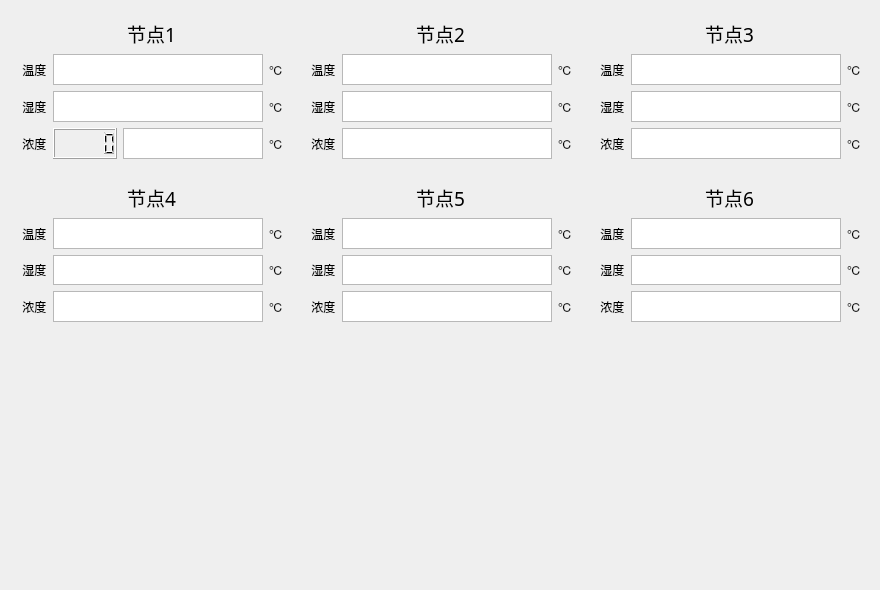
      <widget class="QWidget" name="Main_tab_2">
       <attribute name="title">
        <string>定点实时浓度</string>
       </attribute>
       <widget class="QWidget" name="widget_5" native="true">
        <property name="geometry">
         <rect>
          <x>10</x>
          <y>10</y>
          <width>861</width>
          <height>321</height>
         </rect>
        </property>
        <layout class="QGridLayout" name="gridLayout_12">
         <item row="0" column="0">
          <widget class="QWidget" name="widget_7" native="true">
           <layout class="QGridLayout" name="gridLayout_6">
            <item row="0" column="0">
             <layout class="QVBoxLayout" name="verticalLayout_13">
              <item>
               <widget class="QLabel" name="label">
                <property name="font">
                 <font>
                  <family>黑体</family>
                  <pointsize>14</pointsize>
                 </font>
                </property>
                <property name="text">
                 <string>节点1</string>
                </property>
                <property name="alignment">
                 <set>Qt::AlignCenter</set>
                </property>
               </widget>
              </item>
              <item>
               <layout class="QHBoxLayout" name="horizontalLayout_12">
                <item>
                 <widget class="QLabel" name="label_27">
                  <property name="text">
                   <string> 温度</string>
                  </property>
                 </widget>
                </item>
                <item>
                 <widget class="QTextBrowser" name="textBrowser_3">
                  <property name="sizePolicy">
                   <sizepolicy hsizetype="Minimum" vsizetype="Minimum">
                    <horstretch>0</horstretch>
                    <verstretch>0</verstretch>
                   </sizepolicy>
                  </property>
                 </widget>
                </item>
                <item>
                 <widget class="QLabel" name="label_28">
                  <property name="text">
                   <string>℃</string>
                  </property>
                 </widget>
                </item>
               </layout>
              </item>
              <item>
               <layout class="QHBoxLayout" name="horizontalLayout_11">
                <item>
                 <widget class="QLabel" name="label_25">
                  <property name="text">
                   <string> 湿度</string>
                  </property>
                 </widget>
                </item>
                <item>
                 <widget class="QTextBrowser" name="textBrowser_2">
                  <property name="sizePolicy">
                   <sizepolicy hsizetype="Minimum" vsizetype="Minimum">
                    <horstretch>0</horstretch>
                    <verstretch>0</verstretch>
                   </sizepolicy>
                  </property>
                 </widget>
                </item>
                <item>
                 <widget class="QLabel" name="label_26">
                  <property name="text">
                   <string>℃</string>
                  </property>
                 </widget>
                </item>
               </layout>
              </item>
              <item>
               <layout class="QHBoxLayout" name="horizontalLayout_10">
                <item>
                 <widget class="QLabel" name="label_23">
                  <property name="text">
                   <string> 浓度</string>
                  </property>
                 </widget>
                </item>
                <item>
                 <widget class="QLCDNumber" name="lcdNumber"/>
                </item>
                <item>
                 <widget class="QTextBrowser" name="textBrowser">
                  <property name="sizePolicy">
                   <sizepolicy hsizetype="Minimum" vsizetype="Minimum">
                    <horstretch>0</horstretch>
                    <verstretch>0</verstretch>
                   </sizepolicy>
                  </property>
                 </widget>
                </item>
                <item>
                 <widget class="QLabel" name="label_24">
                  <property name="text">
                   <string>℃</string>
                  </property>
                 </widget>
                </item>
               </layout>
              </item>
             </layout>
            </item>
           </layout>
          </widget>
         </item>
         <item row="0" column="1">
          <widget class="QWidget" name="widget_8" native="true">
           <layout class="QGridLayout" name="gridLayout_7">
            <item row="0" column="0">
             <layout class="QVBoxLayout" name="verticalLayout_14">
              <item>
               <widget class="QLabel" name="label_2">
                <property name="font">
                 <font>
                  <family>黑体</family>
                  <pointsize>14</pointsize>
                 </font>
                </property>
                <property name="text">
                 <string>节点2</string>
                </property>
                <property name="alignment">
                 <set>Qt::AlignCenter</set>
                </property>
               </widget>
              </item>
              <item>
               <layout class="QHBoxLayout" name="horizontalLayout_14">
                <item>
                 <widget class="QLabel" name="label_29">
                  <property name="text">
                   <string> 温度</string>
                  </property>
                 </widget>
                </item>
                <item>
                 <widget class="QTextBrowser" name="textBrowser_4">
                  <property name="sizePolicy">
                   <sizepolicy hsizetype="Minimum" vsizetype="Minimum">
                    <horstretch>0</horstretch>
                    <verstretch>0</verstretch>
                   </sizepolicy>
                  </property>
                 </widget>
                </item>
                <item>
                 <widget class="QLabel" name="label_30">
                  <property name="text">
                   <string>℃</string>
                  </property>
                 </widget>
                </item>
               </layout>
              </item>
              <item>
               <layout class="QHBoxLayout" name="horizontalLayout_15">
                <item>
                 <widget class="QLabel" name="label_31">
                  <property name="text">
                   <string> 湿度</string>
                  </property>
                 </widget>
                </item>
                <item>
                 <widget class="QTextBrowser" name="textBrowser_5">
                  <property name="sizePolicy">
                   <sizepolicy hsizetype="Minimum" vsizetype="Minimum">
                    <horstretch>0</horstretch>
                    <verstretch>0</verstretch>
                   </sizepolicy>
                  </property>
                 </widget>
                </item>
                <item>
                 <widget class="QLabel" name="label_32">
                  <property name="text">
                   <string>℃</string>
                  </property>
                 </widget>
                </item>
               </layout>
              </item>
              <item>
               <layout class="QHBoxLayout" name="horizontalLayout_16">
                <item>
                 <widget class="QLabel" name="label_33">
                  <property name="text">
                   <string> 浓度</string>
                  </property>
                 </widget>
                </item>
                <item>
                 <widget class="QTextBrowser" name="textBrowser_6">
                  <property name="sizePolicy">
                   <sizepolicy hsizetype="Minimum" vsizetype="Minimum">
                    <horstretch>0</horstretch>
                    <verstretch>0</verstretch>
                   </sizepolicy>
                  </property>
                 </widget>
                </item>
                <item>
                 <widget class="QLabel" name="label_34">
                  <property name="text">
                   <string>℃</string>
                  </property>
                 </widget>
                </item>
               </layout>
              </item>
             </layout>
            </item>
           </layout>
          </widget>
         </item>
         <item row="0" column="2">
          <widget class="QWidget" name="widget_9" native="true">
           <layout class="QGridLayout" name="gridLayout_8">
            <item row="0" column="0">
             <layout class="QVBoxLayout" name="verticalLayout_15">
              <item>
               <widget class="QLabel" name="label_35">
                <property name="font">
                 <font>
                  <family>黑体</family>
                  <pointsize>14</pointsize>
                 </font>
                </property>
                <property name="text">
                 <string>节点3</string>
                </property>
                <property name="alignment">
                 <set>Qt::AlignCenter</set>
                </property>
               </widget>
              </item>
              <item>
               <layout class="QHBoxLayout" name="horizontalLayout_17">
                <item>
                 <widget class="QLabel" name="label_36">
                  <property name="text">
                   <string> 温度</string>
                  </property>
                 </widget>
                </item>
                <item>
                 <widget class="QTextBrowser" name="textBrowser_7">
                  <property name="sizePolicy">
                   <sizepolicy hsizetype="Minimum" vsizetype="Minimum">
                    <horstretch>0</horstretch>
                    <verstretch>0</verstretch>
                   </sizepolicy>
                  </property>
                 </widget>
                </item>
                <item>
                 <widget class="QLabel" name="label_37">
                  <property name="text">
                   <string>℃</string>
                  </property>
                 </widget>
                </item>
               </layout>
              </item>
              <item>
               <layout class="QHBoxLayout" name="horizontalLayout_18">
                <item>
                 <widget class="QLabel" name="label_38">
                  <property name="text">
                   <string> 湿度</string>
                  </property>
                 </widget>
                </item>
                <item>
                 <widget class="QTextBrowser" name="textBrowser_8">
                  <property name="sizePolicy">
                   <sizepolicy hsizetype="Minimum" vsizetype="Minimum">
                    <horstretch>0</horstretch>
                    <verstretch>0</verstretch>
                   </sizepolicy>
                  </property>
                 </widget>
                </item>
                <item>
                 <widget class="QLabel" name="label_39">
                  <property name="text">
                   <string>℃</string>
                  </property>
                 </widget>
                </item>
               </layout>
              </item>
              <item>
               <layout class="QHBoxLayout" name="horizontalLayout_19">
                <item>
                 <widget class="QLabel" name="label_40">
                  <property name="text">
                   <string> 浓度</string>
                  </property>
                 </widget>
                </item>
                <item>
                 <widget class="QTextBrowser" name="textBrowser_9">
                  <property name="sizePolicy">
                   <sizepolicy hsizetype="Minimum" vsizetype="Minimum">
                    <horstretch>0</horstretch>
                    <verstretch>0</verstretch>
                   </sizepolicy>
                  </property>
                 </widget>
                </item>
                <item>
                 <widget class="QLabel" name="label_41">
                  <property name="text">
                   <string>℃</string>
                  </property>
                 </widget>
                </item>
               </layout>
              </item>
             </layout>
            </item>
           </layout>
          </widget>
         </item>
         <item row="1" column="0">
          <widget class="QWidget" name="widget_10" native="true">
           <layout class="QGridLayout" name="gridLayout_9">
            <item row="0" column="0">
             <layout class="QVBoxLayout" name="verticalLayout_16">
              <item>
               <widget class="QLabel" name="label_42">
                <property name="font">
                 <font>
                  <family>黑体</family>
                  <pointsize>14</pointsize>
                 </font>
                </property>
                <property name="text">
                 <string>节点4</string>
                </property>
                <property name="alignment">
                 <set>Qt::AlignCenter</set>
                </property>
               </widget>
              </item>
              <item>
               <layout class="QHBoxLayout" name="horizontalLayout_20">
                <item>
                 <widget class="QLabel" name="label_43">
                  <property name="text">
                   <string> 温度</string>
                  </property>
                 </widget>
                </item>
                <item>
                 <widget class="QTextBrowser" name="textBrowser_10">
                  <property name="sizePolicy">
                   <sizepolicy hsizetype="Minimum" vsizetype="Minimum">
                    <horstretch>0</horstretch>
                    <verstretch>0</verstretch>
                   </sizepolicy>
                  </property>
                 </widget>
                </item>
                <item>
                 <widget class="QLabel" name="label_44">
                  <property name="text">
                   <string>℃</string>
                  </property>
                 </widget>
                </item>
               </layout>
              </item>
              <item>
               <layout class="QHBoxLayout" name="horizontalLayout_21">
                <item>
                 <widget class="QLabel" name="label_45">
                  <property name="text">
                   <string> 湿度</string>
                  </property>
                 </widget>
                </item>
                <item>
                 <widget class="QTextBrowser" name="textBrowser_11">
                  <property name="sizePolicy">
                   <sizepolicy hsizetype="Minimum" vsizetype="Minimum">
                    <horstretch>0</horstretch>
                    <verstretch>0</verstretch>
                   </sizepolicy>
                  </property>
                 </widget>
                </item>
                <item>
                 <widget class="QLabel" name="label_46">
                  <property name="text">
                   <string>℃</string>
                  </property>
                 </widget>
                </item>
               </layout>
              </item>
              <item>
               <layout class="QHBoxLayout" name="horizontalLayout_22">
                <item>
                 <widget class="QLabel" name="label_47">
                  <property name="text">
                   <string> 浓度</string>
                  </property>
                 </widget>
                </item>
                <item>
                 <widget class="QTextBrowser" name="textBrowser_12">
                  <property name="sizePolicy">
                   <sizepolicy hsizetype="Minimum" vsizetype="Minimum">
                    <horstretch>0</horstretch>
                    <verstretch>0</verstretch>
                   </sizepolicy>
                  </property>
                 </widget>
                </item>
                <item>
                 <widget class="QLabel" name="label_48">
                  <property name="text">
                   <string>℃</string>
                  </property>
                 </widget>
                </item>
               </layout>
              </item>
             </layout>
            </item>
           </layout>
          </widget>
         </item>
         <item row="1" column="1">
          <widget class="QWidget" name="widget_11" native="true">
           <layout class="QGridLayout" name="gridLayout_10">
            <item row="0" column="0">
             <layout class="QVBoxLayout" name="verticalLayout_17">
              <item>
               <widget class="QLabel" name="label_49">
                <property name="font">
                 <font>
                  <family>黑体</family>
                  <pointsize>14</pointsize>
                 </font>
                </property>
                <property name="text">
                 <string>节点5</string>
                </property>
                <property name="alignment">
                 <set>Qt::AlignCenter</set>
                </property>
               </widget>
              </item>
              <item>
               <layout class="QHBoxLayout" name="horizontalLayout_23">
                <item>
                 <widget class="QLabel" name="label_50">
                  <property name="text">
                   <string> 温度</string>
                  </property>
                 </widget>
                </item>
                <item>
                 <widget class="QTextBrowser" name="textBrowser_13">
                  <property name="sizePolicy">
                   <sizepolicy hsizetype="Minimum" vsizetype="Minimum">
                    <horstretch>0</horstretch>
                    <verstretch>0</verstretch>
                   </sizepolicy>
                  </property>
                 </widget>
                </item>
                <item>
                 <widget class="QLabel" name="label_51">
                  <property name="text">
                   <string>℃</string>
                  </property>
                 </widget>
                </item>
               </layout>
              </item>
              <item>
               <layout class="QHBoxLayout" name="horizontalLayout_24">
                <item>
                 <widget class="QLabel" name="label_52">
                  <property name="text">
                   <string> 湿度</string>
                  </property>
                 </widget>
                </item>
                <item>
                 <widget class="QTextBrowser" name="textBrowser_14">
                  <property name="sizePolicy">
                   <sizepolicy hsizetype="Minimum" vsizetype="Minimum">
                    <horstretch>0</horstretch>
                    <verstretch>0</verstretch>
                   </sizepolicy>
                  </property>
                 </widget>
                </item>
                <item>
                 <widget class="QLabel" name="label_53">
                  <property name="text">
                   <string>℃</string>
                  </property>
                 </widget>
                </item>
               </layout>
              </item>
              <item>
               <layout class="QHBoxLayout" name="horizontalLayout_25">
                <item>
                 <widget class="QLabel" name="label_54">
                  <property name="text">
                   <string> 浓度</string>
                  </property>
                 </widget>
                </item>
                <item>
                 <widget class="QTextBrowser" name="textBrowser_15">
                  <property name="sizePolicy">
                   <sizepolicy hsizetype="Minimum" vsizetype="Minimum">
                    <horstretch>0</horstretch>
                    <verstretch>0</verstretch>
                   </sizepolicy>
                  </property>
                 </widget>
                </item>
                <item>
                 <widget class="QLabel" name="label_55">
                  <property name="text">
                   <string>℃</string>
                  </property>
                 </widget>
                </item>
               </layout>
              </item>
             </layout>
            </item>
           </layout>
          </widget>
         </item>
         <item row="1" column="2">
          <widget class="QWidget" name="widget_12" native="true">
           <layout class="QGridLayout" name="gridLayout_11">
            <item row="0" column="0">
             <layout class="QVBoxLayout" name="verticalLayout_18">
              <item>
               <widget class="QLabel" name="label_56">
                <property name="font">
                 <font>
                  <family>黑体</family>
                  <pointsize>14</pointsize>
                 </font>
                </property>
                <property name="text">
                 <string>节点6</string>
                </property>
                <property name="alignment">
                 <set>Qt::AlignCenter</set>
                </property>
               </widget>
              </item>
              <item>
               <layout class="QHBoxLayout" name="horizontalLayout_26">
                <item>
                 <widget class="QLabel" name="label_57">
                  <property name="text">
                   <string> 温度</string>
                  </property>
                 </widget>
                </item>
                <item>
                 <widget class="QTextBrowser" name="textBrowser_16">
                  <property name="sizePolicy">
                   <sizepolicy hsizetype="Minimum" vsizetype="Minimum">
                    <horstretch>0</horstretch>
                    <verstretch>0</verstretch>
                   </sizepolicy>
                  </property>
                 </widget>
                </item>
                <item>
                 <widget class="QLabel" name="label_58">
                  <property name="text">
                   <string>℃</string>
                  </property>
                 </widget>
                </item>
               </layout>
              </item>
              <item>
               <layout class="QHBoxLayout" name="horizontalLayout_27">
                <item>
                 <widget class="QLabel" name="label_59">
                  <property name="text">
                   <string> 湿度</string>
                  </property>
                 </widget>
                </item>
                <item>
                 <widget class="QTextBrowser" name="textBrowser_17">
                  <property name="sizePolicy">
                   <sizepolicy hsizetype="Minimum" vsizetype="Minimum">
                    <horstretch>0</horstretch>
                    <verstretch>0</verstretch>
                   </sizepolicy>
                  </property>
                 </widget>
                </item>
                <item>
                 <widget class="QLabel" name="label_60">
                  <property name="text">
                   <string>℃</string>
                  </property>
                 </widget>
                </item>
               </layout>
              </item>
              <item>
               <layout class="QHBoxLayout" name="horizontalLayout_28">
                <item>
                 <widget class="QLabel" name="label_61">
                  <property name="text">
                   <string> 浓度</string>
                  </property>
                 </widget>
                </item>
                <item>
                 <widget class="QTextBrowser" name="textBrowser_18">
                  <property name="sizePolicy">
                   <sizepolicy hsizetype="Minimum" vsizetype="Minimum">
                    <horstretch>0</horstretch>
                    <verstretch>0</verstretch>
                   </sizepolicy>
                  </property>
                 </widget>
                </item>
                <item>
                 <widget class="QLabel" name="label_62">
                  <property name="text">
                   <string>℃</string>
                  </property>
                 </widget>
                </item>
               </layout>
              </item>
             </layout>
            </item>
           </layout>
          </widget>
         </item>
        </layout>
       </widget>
       <widget class="QCustomPlot" name="Fixed_point_data_plot" native="true">
        <property name="geometry">
         <rect>
          <x>20</x>
          <y>340</y>
          <width>851</width>
          <height>241</height>
         </rect>
        </property>
       </widget>
      </widget>
